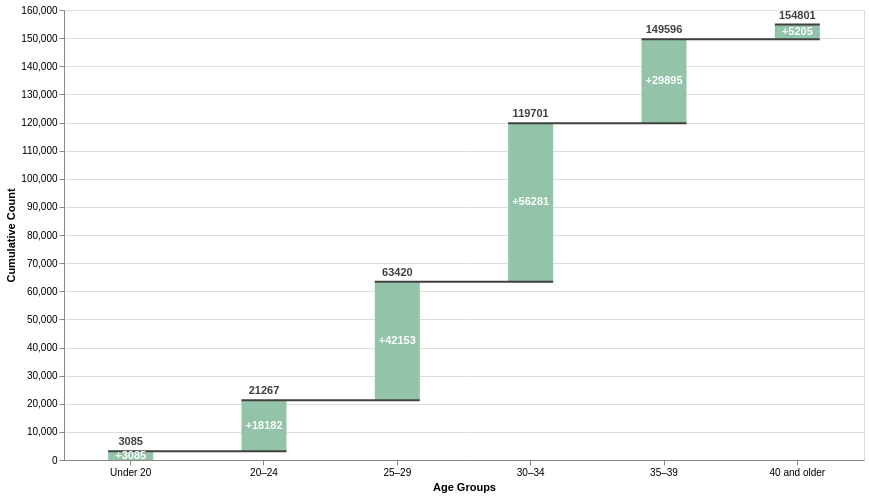

Vega-Lite specification stored for this chart:
### Vega-Lite specification from a JSON file in a GitHub repository (floating-point values rounded to 4 significant figures)
{"$schema": "https://vega.github.io/schema/vega-lite/v5.json", "description": "Waterfall Chart of Counts by Age Group with Dropdown Filter", "width": 800, "height": 450, "data": {"values": [{"method": "Non-instrumental vaginal", "label": "Under 20", "amount": 3085}, {"method": "Non-instrumental vaginal", "label": "20–24", "amount": 18182}, {"method": "Non-instrumental vaginal", "label": "25–29", "amount": 42153}, {"method": "Non-instrumental vaginal", "label": "30–34", "amount": 56281}, {"method": "Non-instrumental vaginal", "label": "35–39", "amount": 29895}, {"method": "Non-instrumental vaginal", "label": "40 and older", "amount": 5205}, {"method": "Forceps", "label": "Under 20", "amount": 252}, {"method": "Forceps", "label": "20–24", "amount": 1416}, {"method": "Forceps", "label": "25–29", "amount": 4337}, {"method": "Forceps", "label": "30–34", "amount": 6166}, {"method": "Forceps", "label": "35–39", "amount": 2712}, {"method": "Forceps", "label": "40 and older", "amount": 420}, {"method": "Vacuum extraction", "label": "Under 20", "amount": 400}, {"method": "Vacuum extraction", "label": "20–24", "amount": 2150}, {"method": "Vacuum extraction", "label": "25–29", "amount": 6156}, {"method": "Vacuum extraction", "label": "30–34", "amount": 8941}, {"method": "Vacuum extraction", "label": "35–39", "amount": 4003}, {"method": "Vacuum extraction", "label": "40 and older", "amount": 624}, {"method": "Caesarean section", "label": "Under 20", "amount": 1023}, {"method": "Caesarean section", "label": "20–24", "amount": 7853}, {"method": "Caesarean section", "label": "25–29", "amount": 25633}, {"method": "Caesarean section", "label": "30–34", "amount": 45377}, {"method": "Caesarean section", "label": "35–39", "amount": 31134}, {"method": "Caesarean section", "label": "40 and older", "amount": 7859}]}, "params": [{"name": "selectedMethod", "value": "Non-instrumental vaginal", "bind": {"input": "select", "options": ["Non-instrumental vaginal", "Forceps", "Vacuum extraction", "Caesarean section"], "name": "Select a method: "}}], "transform": [{"filter": "datum.method === selectedMethod"}, {"calculate": "'Begin'", "as": "beginLabel"}, {"calculate": "'End'", "as": "endLabel"}, {"calculate": "0", "as": "beginAmount"}, {"window": [{"op": "sum", "field": "amount", "as": "totalAmount"}]}, {"pivot": "label", "value": "amount", "groupby": ["method"], "op": "sum"}, {"fold": ["Under 20", "20–24", "25–29", "30–34", "35–39", "40 and older"], "as": ["label", "amount"]}, {"calculate": "datum.amount", "as": "amount"}, {"union": [{"label": "Begin", "amount": 0}, {"label": "End", "amount": 0}]}, {"window": [{"op": "sum", "field": "amount", "as": "cumulative"}], "frame": [null, 0]}, {"calculate": "datum.cumulative - datum.amount", "as": "previous_cumulative"}, {"calculate": "(datum.label !== 'Begin' && datum.label !== 'End' && datum.amount > 0 ? '+' : '') + datum.amount", "as": "text_amount"}, {"calculate": "(datum.cumulative + datum.previous_cumulative) / 2", "as": "center"}, {"window": [{"op": "lead", "field": "label", "as": "leadLabel"}]}, {"calculate": "datum.leadLabel === null ? datum.label : datum.leadLabel", "as": "leadLabel"}], "encoding": {"x": {"field": "label", "type": "ordinal", "sort": ["Begin", "Under 20", "20–24", "25–29", "30–34", "35–39", "40 and older", "End"], "axis": {"labelAngle": 0, "title": "Age Groups"}}}, "layer": [{"mark": {"type": "bar", "size": 45}, "encoding": {"y": {"field": "previous_cumulative", "type": "quantitative", "title": "Cumulative Count"}, "y2": {"field": "cumulative"}, "color": {"condition": [{"test": "datum.label === 'Begin' || datum.label === 'End'", "value": "#f7e0b6"}, {"test": "datum.amount < 0", "value": "#f78a64"}], "value": "#93c4aa"}}}, {"mark": {"type": "rule", "color": "#404040", "opacity": 1, "strokeWidth": 2, "xOffset": -22.5, "x2Offset": 22.5}, "encoding": {"x": {"field": "label", "type": "ordinal"}, "x2": {"field": "leadLabel"}, "y": {"field": "cumulative", "type": "quantitative"}}}, {"mark": {"type": "text", "dy": {"expr": "datum.amount >= 0 ? -4 : 4"}, "baseline": {"expr": "datum.amount >= 0 ? 'bottom' : 'top'"}, "fontWeight": "bold", "color": "#404040"}, "encoding": {"x": {"field": "label", "type": "ordinal"}, "y": {"field": "cumulative", "type": "quantitative"}, "text": {"field": "cumulative", "type": "quantitative"}}}, {"mark": {"type": "text", "fontWeight": "bold", "baseline": "middle"}, "encoding": {"x": {"field": "label", "type": "ordinal"}, "y": {"field": "center", "type": "quantitative"}, "text": {"field": "text_amount", "type": "nominal"}, "color": {"condition": [{"test": "datum.label === 'Begin' || datum.label === 'End'", "value": "#725a30"}], "value": "white"}}}], "config": {"text": {"fontWeight": "bold", "color": "#404040"}}}
